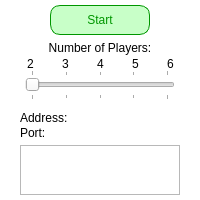
<?xml version="1.0" encoding="UTF-8"?>
<ui version="4.0">
 <class>ServerWindow</class>
 <widget class="QMainWindow" name="ServerWindow">
  <property name="geometry">
   <rect>
    <x>0</x>
    <y>0</y>
    <width>200</width>
    <height>200</height>
   </rect>
  </property>
  <property name="minimumSize">
   <size>
    <width>200</width>
    <height>200</height>
   </size>
  </property>
  <property name="maximumSize">
   <size>
    <width>200</width>
    <height>200</height>
   </size>
  </property>
  <property name="windowTitle">
   <string>ServerWindow</string>
  </property>
  <property name="layoutDirection">
   <enum>Qt::LeftToRight</enum>
  </property>
  <property name="autoFillBackground">
   <bool>false</bool>
  </property>
  <property name="styleSheet">
   <string notr="true">QMainWindow {
color: black;
background-color: white;
border: 1px solid white;
}</string>
  </property>
  <widget class="QWidget" name="centralWidget">
   <property name="layoutDirection">
    <enum>Qt::LeftToRight</enum>
   </property>
   <widget class="QSlider" name="numPlayers">
    <property name="geometry">
     <rect>
      <x>25</x>
      <y>70</y>
      <width>150</width>
      <height>30</height>
     </rect>
    </property>
    <property name="minimum">
     <number>2</number>
    </property>
    <property name="maximum">
     <number>6</number>
    </property>
    <property name="pageStep">
     <number>1</number>
    </property>
    <property name="value">
     <number>2</number>
    </property>
    <property name="orientation">
     <enum>Qt::Horizontal</enum>
    </property>
    <property name="tickPosition">
     <enum>QSlider::TicksBothSides</enum>
    </property>
    <property name="tickInterval">
     <number>1</number>
    </property>
   </widget>
   <widget class="QPushButton" name="serverStartStop">
    <property name="enabled">
     <bool>true</bool>
    </property>
    <property name="geometry">
     <rect>
      <x>50</x>
      <y>5</y>
      <width>100</width>
      <height>30</height>
     </rect>
    </property>
    <property name="minimumSize">
     <size>
      <width>50</width>
      <height>30</height>
     </size>
    </property>
    <property name="styleSheet">
     <string notr="true">QPushButton:checked{
color: rgb(150, 0, 0);
background-color: rgb(255, 175, 175);
border: 1px solid rgb(150, 0, 0);
border-radius: 10px;
}

QPushButton{
color: rgb(0, 150, 0);
background-color: rgb(200, 255, 200);
border: 1px solid rgb(0, 150, 0);
border-radius: 10px;
}</string>
    </property>
    <property name="text">
     <string>Start</string>
    </property>
    <property name="checkable">
     <bool>true</bool>
    </property>
    <property name="checked">
     <bool>false</bool>
    </property>
   </widget>
   <widget class="QLabel" name="AddressText">
    <property name="geometry">
     <rect>
      <x>20</x>
      <y>110</y>
      <width>50</width>
      <height>15</height>
     </rect>
    </property>
    <property name="frameShape">
     <enum>QFrame::NoFrame</enum>
    </property>
    <property name="text">
     <string>Address:</string>
    </property>
   </widget>
   <widget class="QLabel" name="numPlayers_2">
    <property name="geometry">
     <rect>
      <x>27</x>
      <y>56</y>
      <width>15</width>
      <height>15</height>
     </rect>
    </property>
    <property name="text">
     <string>2</string>
    </property>
   </widget>
   <widget class="QLabel" name="numPlayers_3">
    <property name="geometry">
     <rect>
      <x>62</x>
      <y>56</y>
      <width>15</width>
      <height>15</height>
     </rect>
    </property>
    <property name="text">
     <string>3</string>
    </property>
   </widget>
   <widget class="QLabel" name="numPlayers_4">
    <property name="geometry">
     <rect>
      <x>97</x>
      <y>56</y>
      <width>15</width>
      <height>15</height>
     </rect>
    </property>
    <property name="text">
     <string>4</string>
    </property>
   </widget>
   <widget class="QLabel" name="numPlayers_5">
    <property name="geometry">
     <rect>
      <x>132</x>
      <y>56</y>
      <width>15</width>
      <height>15</height>
     </rect>
    </property>
    <property name="text">
     <string>5</string>
    </property>
   </widget>
   <widget class="QLabel" name="numPlayers_6">
    <property name="geometry">
     <rect>
      <x>167</x>
      <y>56</y>
      <width>15</width>
      <height>15</height>
     </rect>
    </property>
    <property name="text">
     <string>6</string>
    </property>
   </widget>
   <widget class="QLabel" name="PortText">
    <property name="geometry">
     <rect>
      <x>20</x>
      <y>125</y>
      <width>30</width>
      <height>15</height>
     </rect>
    </property>
    <property name="frameShape">
     <enum>QFrame::NoFrame</enum>
    </property>
    <property name="text">
     <string>Port:</string>
    </property>
   </widget>
   <widget class="QLabel" name="serverPort">
    <property name="geometry">
     <rect>
      <x>50</x>
      <y>125</y>
      <width>30</width>
      <height>15</height>
     </rect>
    </property>
    <property name="frameShape">
     <enum>QFrame::NoFrame</enum>
    </property>
    <property name="text">
     <string/>
    </property>
   </widget>
   <widget class="QLabel" name="serverAddress">
    <property name="geometry">
     <rect>
      <x>70</x>
      <y>110</y>
      <width>120</width>
      <height>15</height>
     </rect>
    </property>
    <property name="frameShape">
     <enum>QFrame::NoFrame</enum>
    </property>
    <property name="text">
     <string/>
    </property>
   </widget>
   <widget class="QLabel" name="NumPlayersText">
    <property name="geometry">
     <rect>
      <x>35</x>
      <y>40</y>
      <width>130</width>
      <height>15</height>
     </rect>
    </property>
    <property name="frameShape">
     <enum>QFrame::NoFrame</enum>
    </property>
    <property name="text">
     <string>Number of Players:</string>
    </property>
    <property name="alignment">
     <set>Qt::AlignCenter</set>
    </property>
   </widget>
   <widget class="QTextBrowser" name="Notifications">
    <property name="geometry">
     <rect>
      <x>20</x>
      <y>145</y>
      <width>160</width>
      <height>50</height>
     </rect>
    </property>
    <property name="sizePolicy">
     <sizepolicy hsizetype="Fixed" vsizetype="Fixed">
      <horstretch>0</horstretch>
      <verstretch>0</verstretch>
     </sizepolicy>
    </property>
    <property name="layoutDirection">
     <enum>Qt::LeftToRight</enum>
    </property>
    <property name="frameShadow">
     <enum>QFrame::Plain</enum>
    </property>
    <property name="lineWrapMode">
     <enum>QTextEdit::WidgetWidth</enum>
    </property>
   </widget>
  </widget>
 </widget>
 <layoutdefault spacing="6" margin="11"/>
 <resources/>
 <connections/>
</ui>
